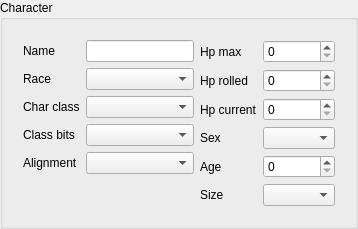
           <widget class="QGroupBox" name="box_identity">
            <property name="title">
             <string>Character</string>
            </property>
            <layout class="QVBoxLayout" name="layout_identity">
             <item>
              <widget class="QWidget" name="columns_identity">
               <layout class="QHBoxLayout" name="form_identity">
                <item>
                 <layout class="QFormLayout" name="form_identity_left">
                  <item row="0" column="0">
                   <widget class="QLabel" name="label_name">
                    <property name="text">
                     <string>Name</string>
                    </property>
                   </widget>
                  </item>
                  <item row="0" column="1">
                   <widget class="QLineEdit" name="field_name" />
                  </item>
                  <item row="1" column="0">
                   <widget class="QLabel" name="label_race">
                    <property name="text">
                     <string>Race</string>
                    </property>
                   </widget>
                  </item>
                  <item row="1" column="1">
                   <widget class="QComboBox" name="field_race" />
                  </item>
                  <item row="2" column="0">
                   <widget class="QLabel" name="label_char_class">
                    <property name="text">
                     <string>Char class</string>
                    </property>
                   </widget>
                  </item>
                  <item row="2" column="1">
                   <widget class="QComboBox" name="field_char_class" />
                  </item>
                  <item row="3" column="0">
                   <widget class="QLabel" name="label_class_bits">
                    <property name="text">
                     <string>Class bits</string>
                    </property>
                   </widget>
                  </item>
                  <item row="3" column="1">
                   <widget class="QComboBox" name="field_class_bits" />
                  </item>
                  <item row="4" column="0">
                   <widget class="QLabel" name="label_alignment">
                    <property name="text">
                     <string>Alignment</string>
                    </property>
                   </widget>
                  </item>
                  <item row="4" column="1">
                   <widget class="QComboBox" name="field_alignment" />
                  </item>
                 </layout>
                </item>
                <item>
                 <layout class="QFormLayout" name="form_identity_right">
                  <item row="0" column="0">
                   <widget class="QLabel" name="label_hp_max">
                    <property name="text">
                     <string>Hp max</string>
                    </property>
                   </widget>
                  </item>
                  <item row="0" column="1">
                   <widget class="QSpinBox" name="field_hp_max">
                    <property name="minimum">
                     <number>0</number>
                    </property>
                    <property name="maximum">
                     <number>65535</number>
                    </property>
                   </widget>
                  </item>
                  <item row="1" column="0">
                   <widget class="QLabel" name="label_hp_rolled">
                    <property name="text">
                     <string>Hp rolled</string>
                    </property>
                   </widget>
                  </item>
                  <item row="1" column="1">
                   <widget class="QSpinBox" name="field_hp_rolled">
                    <property name="minimum">
                     <number>0</number>
                    </property>
                    <property name="maximum">
                     <number>255</number>
                    </property>
                   </widget>
                  </item>
                  <item row="2" column="0">
                   <widget class="QLabel" name="label_hp_current">
                    <property name="text">
                     <string>Hp current</string>
                    </property>
                   </widget>
                  </item>
                  <item row="2" column="1">
                   <widget class="QSpinBox" name="field_hp_current">
                    <property name="minimum">
                     <number>0</number>
                    </property>
                    <property name="maximum">
                     <number>65535</number>
                    </property>
                   </widget>
                  </item>
                  <item row="3" column="0">
                   <widget class="QLabel" name="label_sex">
                    <property name="text">
                     <string>Sex</string>
                    </property>
                   </widget>
                  </item>
                  <item row="3" column="1">
                   <widget class="QComboBox" name="field_sex" />
                  </item>
                  <item row="4" column="0">
                   <widget class="QLabel" name="label_age">
                    <property name="text">
                     <string>Age</string>
                    </property>
                   </widget>
                  </item>
                  <item row="4" column="1">
                   <widget class="QSpinBox" name="field_age">
                    <property name="minimum">
                     <number>0</number>
                    </property>
                    <property name="maximum">
                     <number>65535</number>
                    </property>
                   </widget>
                  </item>
                  <item row="5" column="0">
                   <widget class="QLabel" name="label_size_small">
                    <property name="text">
                     <string>Size</string>
                    </property>
                   </widget>
                  </item>
                  <item row="5" column="1">
                   <widget class="QComboBox" name="field_size_small" />
                  </item>
                 </layout>
                </item>
               </layout>
              </widget>
             </item>
            </layout>
           </widget>
